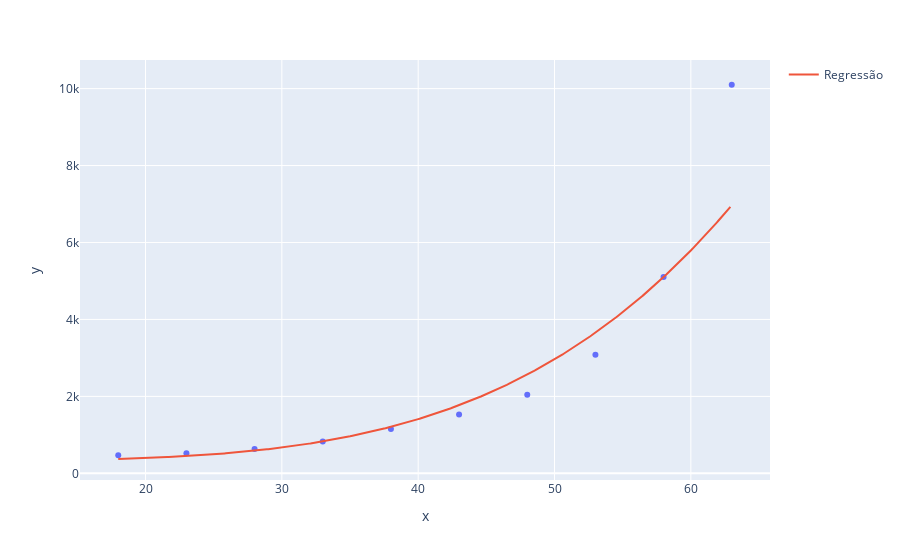

Notebook source saved alongside this figure:
### Code cell
grafico = px.scatter(x= x_plano_saude2.ravel(), y= y_plano_saude2)
grafico.add_scatter(x= x_teste_arvore.ravel(), y= regressor_svr_saude_poly.predict(x_teste_arvore), name= 'Regressão')
grafico.show()

### Figure 1 — Plotly figure (JSON) as saved in the notebook; plotly's stock layout.template omitted (floating-point values rounded to 4 significant figures; data arrays with more than 128 entries replaced by an {"elided": "..."} marker saying what was removed)
{"data": [{"hovertemplate": "x=%{x}<br>y=%{y}<extra></extra>", "legendgroup": "", "marker": {"color": "#636efa", "symbol": "circle"}, "mode": "markers", "name": "", "orientation": "v", "showlegend": false, "type": "scatter", "x": [18, 23, 28, 33, 38, 43, 48, 53, 58, 63], "xaxis": "x", "y": [470, 520, 630, 830, 1150, 1530, 2040, 3080, 5100, 10100], "yaxis": "y"}, {"name": "Regressão", "type": "scatter", "x": {"elided": "450 float values"}, "y": {"elided": "450 float values"}}], "layout": {"legend": {"tracegroupgap": 0}, "margin": {"t": 60}, "xaxis": {"anchor": "y", "domain": [0, 1], "title": {"text": "x"}}, "yaxis": {"anchor": "x", "domain": [0, 1], "title": {"text": "y"}}}}
